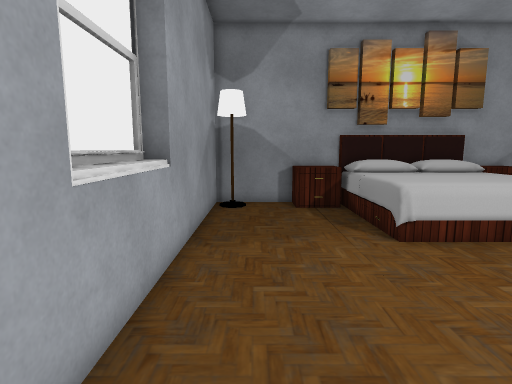
[1] (above)

17 first-person views from a walk through a Unity game level. The camera is 1.4 m above the floor, tilts 8° down and sees 80° across. The floor is counted in squares, 0.5 m on a side. Each view is taken from the middle of a square. On the plan, view 1 faces up. The plan holds only what a view shows up to about 20 squares ahead; the rest is blank. The place goes on beyond the plan. Some surface patterns are stand-ins.

[2]
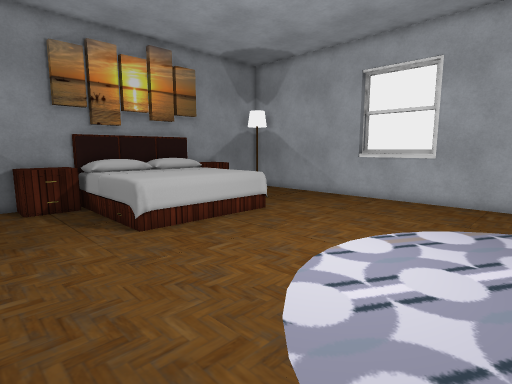

[3]
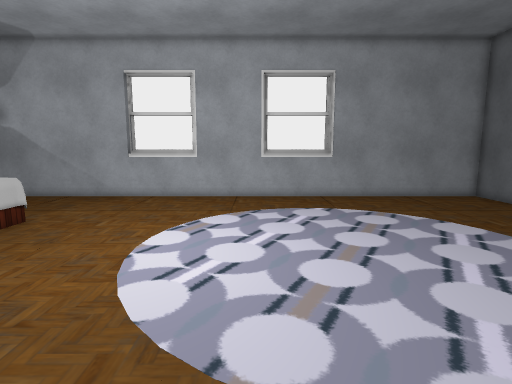

[4]
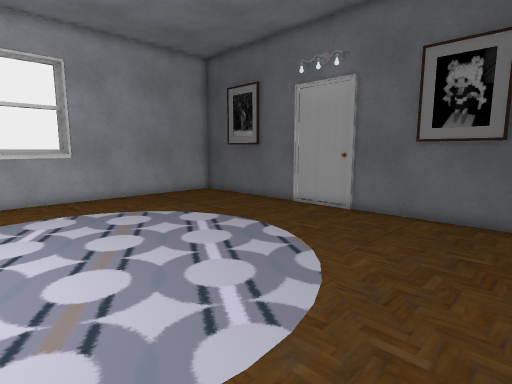

[5]
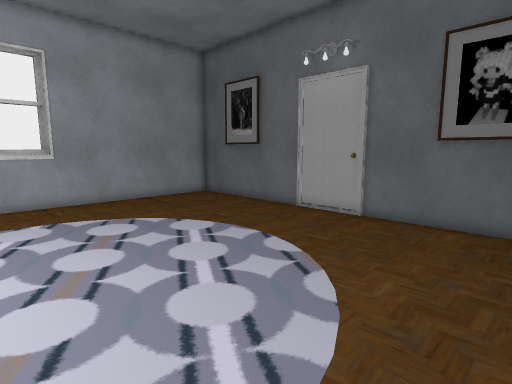

[6]
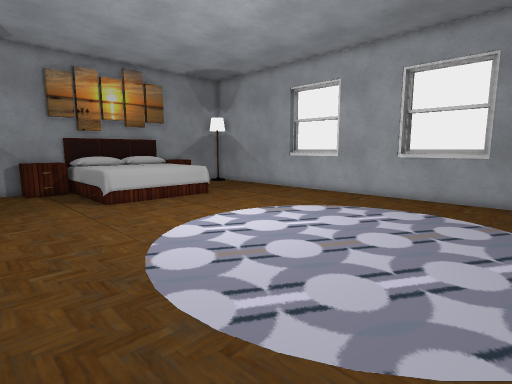

[7]
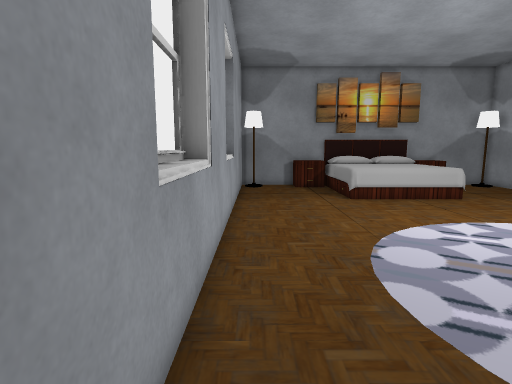

[8]
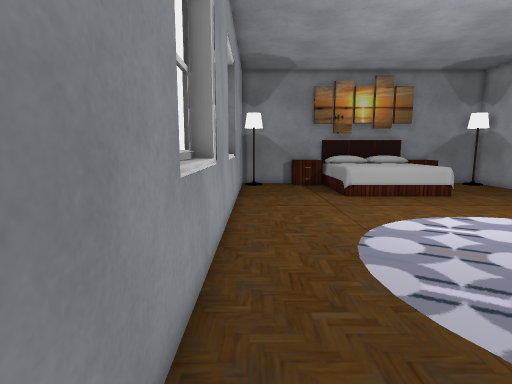

[9]
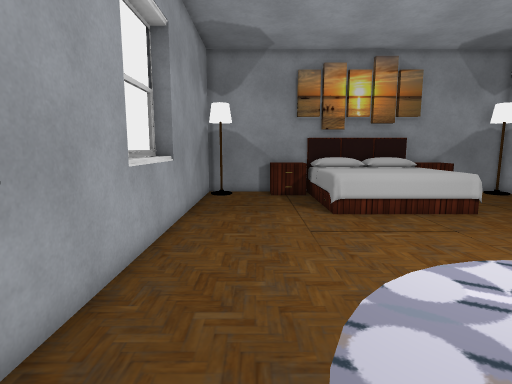

[10]
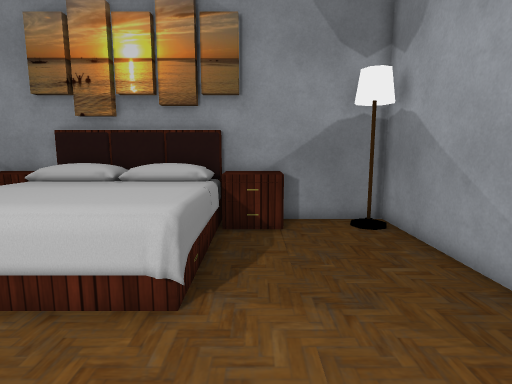

[11]
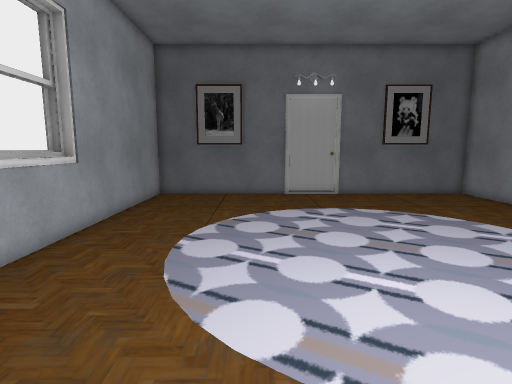

[12]
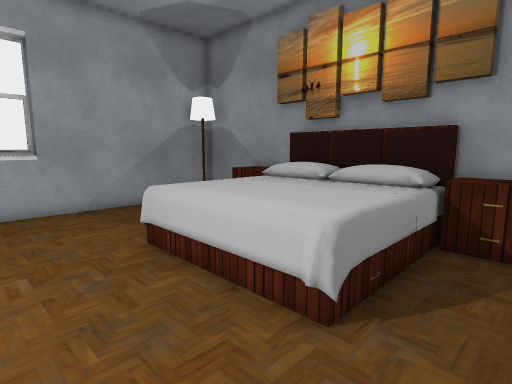

[13]
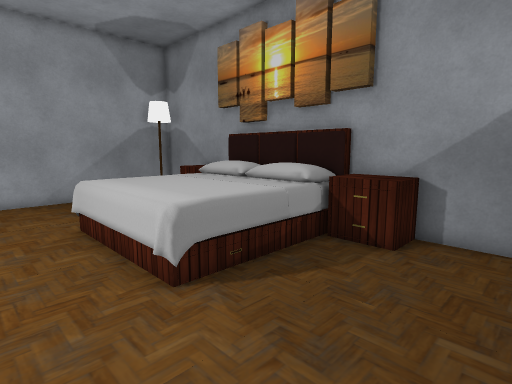

[14]
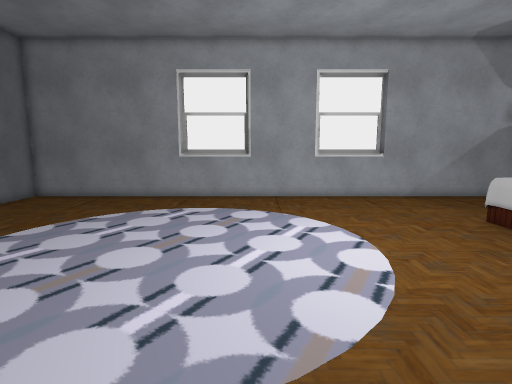

[15]
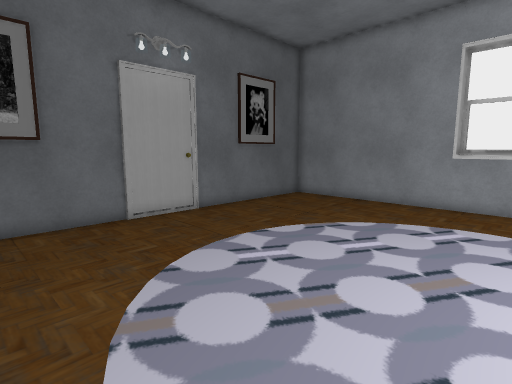

[16]
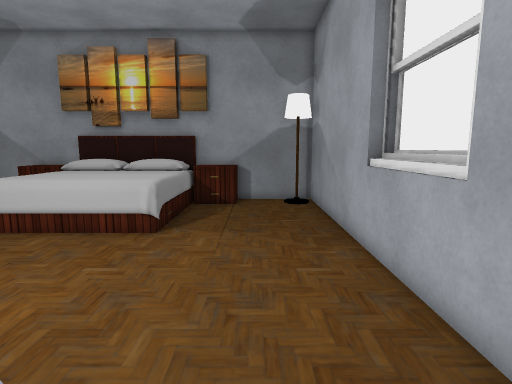

[17]
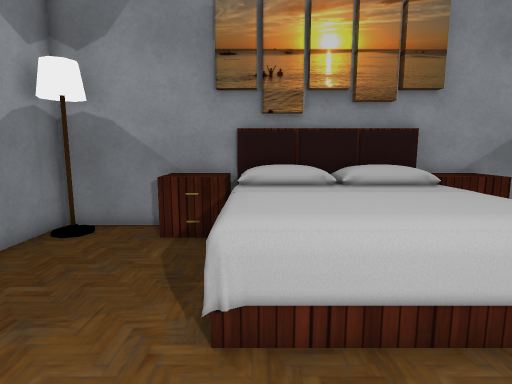

### Floor plan
Points are (right, up) in squares from view 1. A wall is a line through its corners. A room is listed if a view was taken in it or the views show most of it. See-through windows are left out.
Room 1 (views 1, 2, 3, 4, 5, 6, 7, 8, 9, 10, 11, 12, 13, 14, 15, 16, 17)
walls: (17.5, 3.6) (17.5, 7.6); (17.8, 3.8) (17.8, 7.5) (17, 7.5); (17, -4.4) (17.8, -4.4) (17.8, -0.5) (17.1, -0.5); (-2.8, -0.5) (-2.8, -4.4); (17.5, -4.5) (17.5, -0.4); (-2.8, 7.5) (-2.8, 3.8); (4.4, 16.1) (-2.1, 16.1) (-2.1, -13.2) (17.1, -13.2) (17.1, 16.1) (10.6, 16.1); (5.8, -13) (6.4, -13); (11.8, -13) (14.6, -13)
objects: other object (-1, 15); other object (2, 14) to (4, 16); other object (4, 9) to (11, 16); other object (11, 14) to (13, 16); other object (16, 15)

Where each view was taken, in squares from view 1:
view 1: 0 up, 0 right, facing up
view 2: 1 down, 0 right, facing up-right
view 3: 0 up, 1 left, facing right
view 4: 0 up, 1 left, facing down-right
view 5: 1 down, 0 right, facing down-right
view 6: 7 down, 1 left, facing up-right
view 7: 8 down, 1 left, facing up
view 8: 9 down, 1 left, facing up
view 9: 4 down, 1 right, facing up
view 10: 4 up, 12 right, facing up
view 11: 6 up, 11 right, facing down
view 12: 5 up, 13 right, facing up-left
view 13: 6 up, 16 right, facing up-left
view 14: 0 up, 16 right, facing left
view 15: 1 down, 14 right, facing down-left
view 16: 1 down, 14 right, facing up
view 17: 5 up, 5 right, facing up
